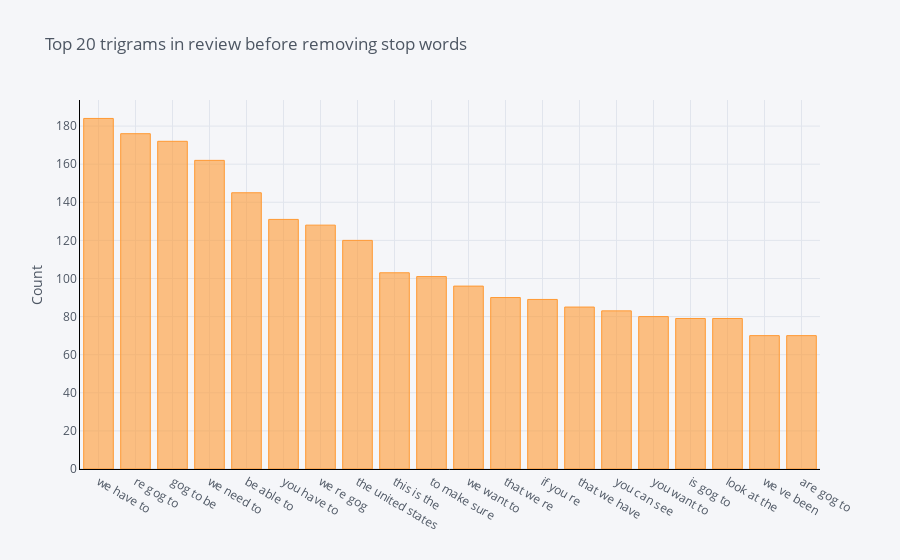

Notebook source saved alongside this figure:
### Markdown cell above
## The distribution of Top trigrams before removing stop words

### Code cell
def get_top_n_trigram(corpus, n=None):
    vec = CountVectorizer(ngram_range=(3, 3)).fit(corpus)
    bag_of_words = vec.transform(corpus)
    sum_words = bag_of_words.sum(axis=0) 
    words_freq = [(word, sum_words[0, idx]) for word, idx in vec.vocabulary_.items()]
    words_freq =sorted(words_freq, key = lambda x: x[1], reverse=True)
    return words_freq[:n]
common_words = get_top_n_trigram(df['text'], 20)
df5 = pd.DataFrame(common_words, columns = ['text' , 'count'])
df5
df5.groupby('text').sum()['count'].sort_values(ascending=False).iplot(
    kind='bar', yTitle='Count', linecolor='black', title='Top 20 trigrams in review before removing stop words')

### Figure 1 — Plotly figure (JSON) as saved in the notebook; plotly's stock layout.template omitted (floating-point values rounded to 4 significant figures)
{"data": [{"marker": {"color": "rgba(255, 153, 51, 0.6)", "line": {"color": "rgba(255, 153, 51, 1.0)", "width": 1}}, "name": "count", "orientation": "v", "text": "", "type": "bar", "x": ["we have to", "re gog to", "gog to be", "we need to", "be able to", "you have to", "we re gog", "the united states", "this is the", "to make sure", "we want to", "that we re", "if you re", "that we have", "you can see", "you want to", "is gog to", "look at the", "we ve been", "are gog to"], "y": [184, 176, 172, 162, 145, 131, 128, 120, 103, 101, 96, 90, 89, 85, 83, 80, 79, 79, 70, 70]}], "layout": {"legend": {"bgcolor": "#F5F6F9", "font": {"color": "#4D5663"}}, "paper_bgcolor": "#F5F6F9", "plot_bgcolor": "#F5F6F9", "title": {"font": {"color": "#4D5663"}, "text": "Top 20 trigrams in review before removing stop words"}, "xaxis": {"gridcolor": "#E1E5ED", "linecolor": "black", "showgrid": true, "tickfont": {"color": "#4D5663"}, "title": {"font": {"color": "#4D5663"}, "text": ""}, "zerolinecolor": "#E1E5ED"}, "yaxis": {"gridcolor": "#E1E5ED", "linecolor": "black", "showgrid": true, "tickfont": {"color": "#4D5663"}, "title": {"font": {"color": "#4D5663"}, "text": "Count"}, "zerolinecolor": "#E1E5ED"}}}
